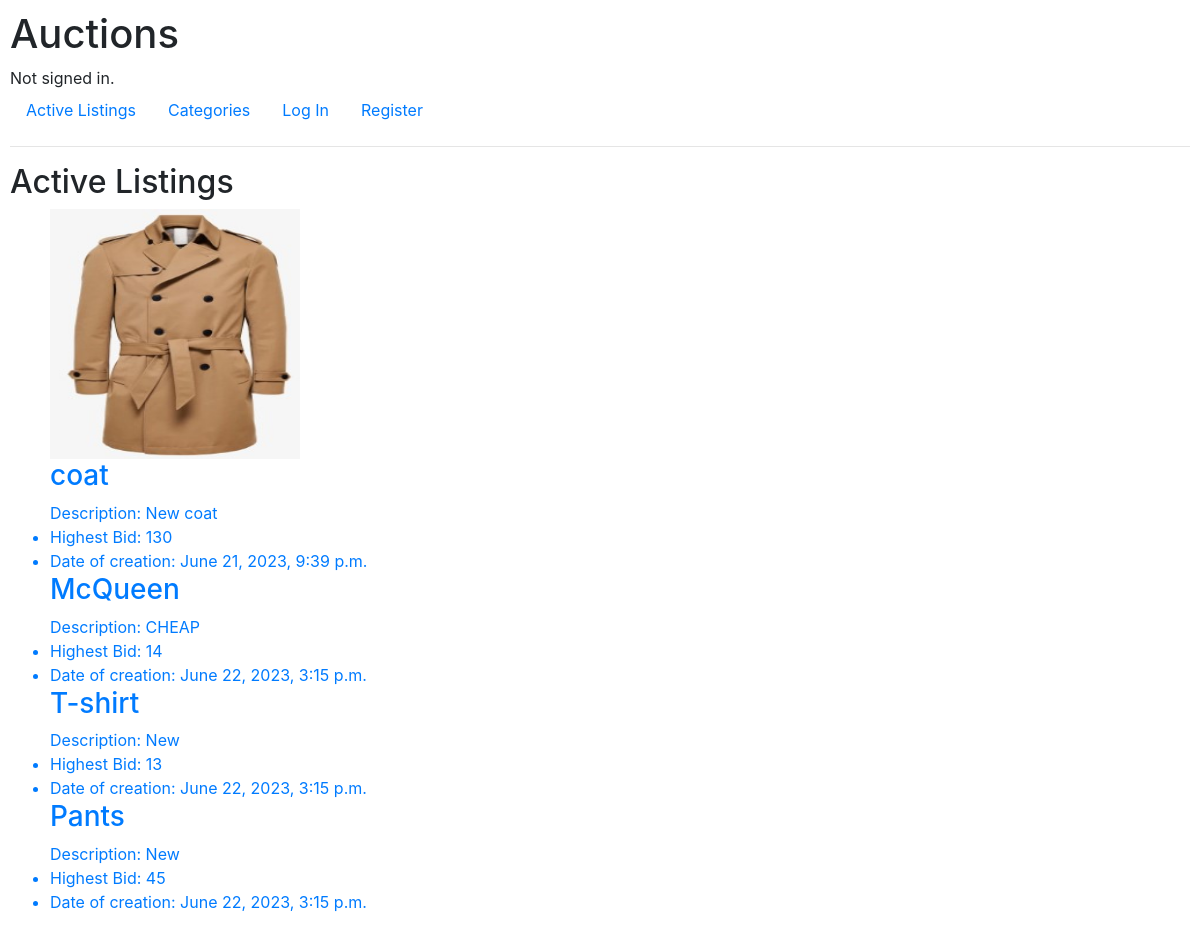
The page / on the database its author committed.
### auctions/models.py (models this page shows)
class Photo(models.Model):
    image_name = models.TextField()
    url = models.TextField()

class Auction(models.Model):
    name = models.CharField(max_length=128)
    current_bid = models.IntegerField()
    creation_date = models.DateTimeField()
    available = models.BooleanField()
    description = models.CharField(max_length=128)
    winner = models.ForeignKey(User, on_delete=models.CASCADE, blank=True, null=True, related_name="winner")
    photos = models.ManyToManyField(Photo, related_name='photos', blank=True)
    auction_category = models.ForeignKey(Category, on_delete=models.CASCADE, related_name="categories", default=1)
    creator = models.ForeignKey(User, on_delete=models.CASCADE, blank=True, related_name="creator", default=1)

### auctions/views.py (the view)
# urls.py: path("", views.index, name="index"),
def index(request):
    return render(request, "auctions/index.html", {
        "auctions": Auction.objects.all(),
        "photos": Photo.objects.all(),
    })

### auctions/templates/auctions/index.html
{% extends "auctions/layout.html" %}
{% load static %}
{% block body %}
    <h2>Active Listings</h2>
    <ul>
    {% for auction in auctions %}
        {% if auction.available %}
            <div class="listening">
                <a href="{% url 'listing' auction.id %}">
                {% for n in auction.photos.all %}
                    <img src="{% static n.url %}" width="250" height="250">
                {% endfor %}
                <h3>{{auction.name}}</h3>
                    Description: {{auction.description}}
                <li>
                    Highest Bid: {{auction.current_bid}}
                </li>
                <li>
                    Date of creation: {{auction.creation_date}}
                </li>
            </div>
        {% endif %}
    {% endfor %}
    </ul>
{% endblock %}

### auctions/templates/auctions/layout.html (shortened to what this page needs)
{% load static %}
<!DOCTYPE html>
<html lang="en">
    <head>
        <link rel="stylesheet" href="https://stackpath.bootstrapcdn.com/bootstrap/4.4.1/css/bootstrap.min.css">
        <link href="{% static 'auctions/styles.css' %}" rel="stylesheet">
    </head>
    <body>
        <h1>Auctions</h1>
        <div>
            {% if user.is_authenticated %}
                Signed in as <strong>{{ user.username }}</strong>.
            {% else %}
                Not signed in.
            {% endif %}
        </div>
        <ul class="nav">
            <li class="nav-item">
                <a class="nav-link" href="{% url 'index' %}">Active Listings</a>
            </li>
            <li class="nav-item">
                    <a class="nav-link" href="{% url 'categories' %}">Categories</a>
            </li>
            {% if user.is_authenticated %}
                <li class="nav-item">
                    <a class="nav-link" href="{% url 'create' %}">Create Listing</a>
                </li>
                <li class="nav-item">
                        <a class="nav-link" href="{% url 'watchlist' %}">Watch List</a>
                </li>
                <li class="nav-item">
                    <a class="nav-link" href="{% url 'logout' %}">Log Out</a>
                </li>
            {% else %}
                <li class="nav-item">
                    <a class="nav-link" href="{% url 'login' %}">Log In</a>
                </li>
                <li class="nav-item">
                    <a class="nav-link" href="{% url 'register' %}">Register</a>
                </li>
            {% endif %}
        </ul>
        <hr>
        {% block body %}
        {% endblock %}
    </body>
</html>

### auctions/static/auctions/styles.css (style rules this page uses)
body { padding: 10px; }

### rows shown on the page
Auction: name "coat", description "New coat", current_bid "130", creation_date "June 21, 2023, 9:39 p.m."
Photo: url (picture)
Auction: name "McQueen", description "CHEAP", current_bid "14", creation_date "June 22, 2023, 3:15 p.m."
Auction: name "T-shirt", description "New", current_bid "13", creation_date "June 22, 2023, 3:15 p.m."
Auction: name "Pants", description "New", current_bid "45", creation_date "June 22, 2023, 3:15 p.m."
